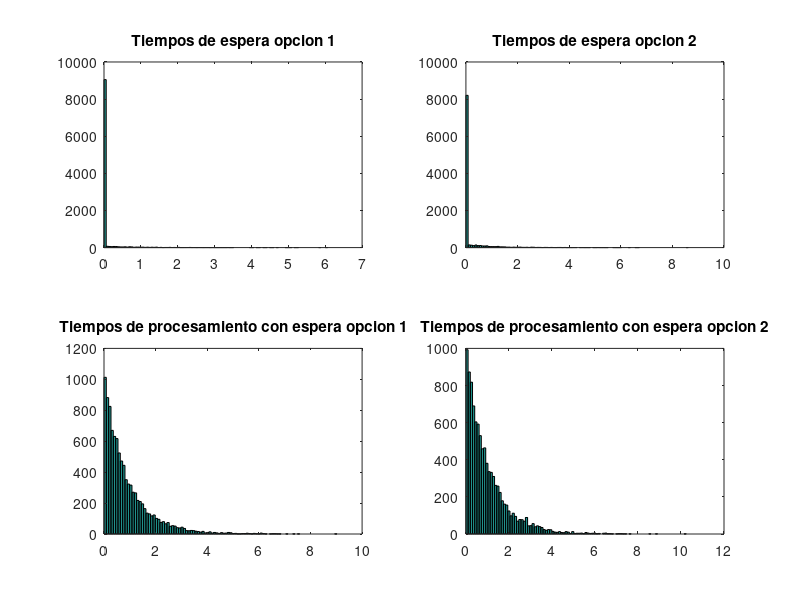

Write MATLAB code to recreate this figure.
function poisson()
  cantidadLlamadas = 10000;
  mediaTiempoLLegada = 4; 
  
  pOpcion11 = 0.6;
  mediaOpcion11 = 0.7;
  mediaOpcion12 = 1;
  
  mediaOpcion2 = 0.8;
    
  TiempoLlegada(1) = exprnd(mediaTiempoLLegada);
  tiempoOpcion11 = 0;
  tiempoOpcion12 = 0;
  tiempoOpcion2 = 0;
   
  i=1;
  while i <= cantidadLlamadas;     
    %llega a opcion1
    u = rand();
    if(u < pOpcion11)
      %entro a opcion11
      if(TiempoLlegada(i) >= tiempoOpcion11)
        ResultadoLLegadaOpcion1(i) = 0;
      else
        ResultadoLLegadaOpcion1(i) = tiempoOpcion11 - TiempoLlegada(i);
      endif
      %procesa opcion11
      ResultadoTotalOpcion1(i) = ResultadoLLegadaOpcion1(i) + exprnd(mediaOpcion11);
      tiempoOpcion11 = TiempoLlegada(i) + ResultadoTotalOpcion1(i);
    else
      %entro a opcion12
      if(TiempoLlegada(i) >= tiempoOpcion12)
        ResultadoLLegadaOpcion1(i) = 0;
      else
        ResultadoLLegadaOpcion1(i) = tiempoOpcion12 - TiempoLlegada(i);
      endif
      %procesa opcion12
      ResultadoTotalOpcion1(i) = ResultadoLLegadaOpcion1(i) + exprnd(mediaOpcion12);
      tiempoOpcion12 = TiempoLlegada(i) + ResultadoTotalOpcion1(i);
    endif
    
    %llega a opcion2
    if(TiempoLlegada(i) >= tiempoOpcion2)
      ResultadoLLegadaOpcion2(i) = 0;
    else 
      ResultadoLLegadaOpcion2(i) = tiempoOpcion2 - TiempoLlegada(i);
    endif   
    %procesamientoOpcion2
    ResultadoTotalOpcion2(i) = ResultadoLLegadaOpcion2(i) + exprnd(mediaOpcion2);
    tiempoOpcion2 = TiempoLlegada(i) + ResultadoTotalOpcion2(i);
            
    TiempoLlegada(i+1) = TiempoLlegada(i) + exprnd(mediaTiempoLLegada);    
        
    i=i+1;
  end
 
  
  printf("Tiempo medio de espera opcion1 %d\n", mean(ResultadoLLegadaOpcion1));
  printf("Tiempo medio de espera opcion2 %d\n\n", mean(ResultadoLLegadaOpcion2));
  
  printf("Sin espera opcion1: %f%%\n", sum(ResultadoLLegadaOpcion1==0)*100/cantidadLlamadas);
  printf("Sin espera opcion2: %f%%\n\n", sum(ResultadoLLegadaOpcion2==0)*100/cantidadLlamadas);
  
  tiempoMedioResolucion1 = mean(ResultadoTotalOpcion1);
  tiempoMedioResolucion2 = mean(ResultadoTotalOpcion2);
  
  printf("Tiempo medio de resolucion opcion1 %d\n", tiempoMedioResolucion1);
  printf("Tiempo medio de resolucion opcion2 %d\n\n", tiempoMedioResolucion2);
  
  subplot (2, 2, 1)
  hist(ResultadoLLegadaOpcion1,100);
  title("Tiempos de espera opcion 1");
  subplot (2, 2, 2)
  hist(ResultadoLLegadaOpcion2,100);
  title("Tiempos de espera opcion 2");
  subplot (2, 2, 3)
  hist(ResultadoTotalOpcion1,100);
  title("Tiempos de procesamiento con espera opcion 1");
  subplot (2, 2, 4)
  hist(ResultadoTotalOpcion2,100);
  title("Tiempos de procesamiento con espera opcion 2");


 endfunction 
